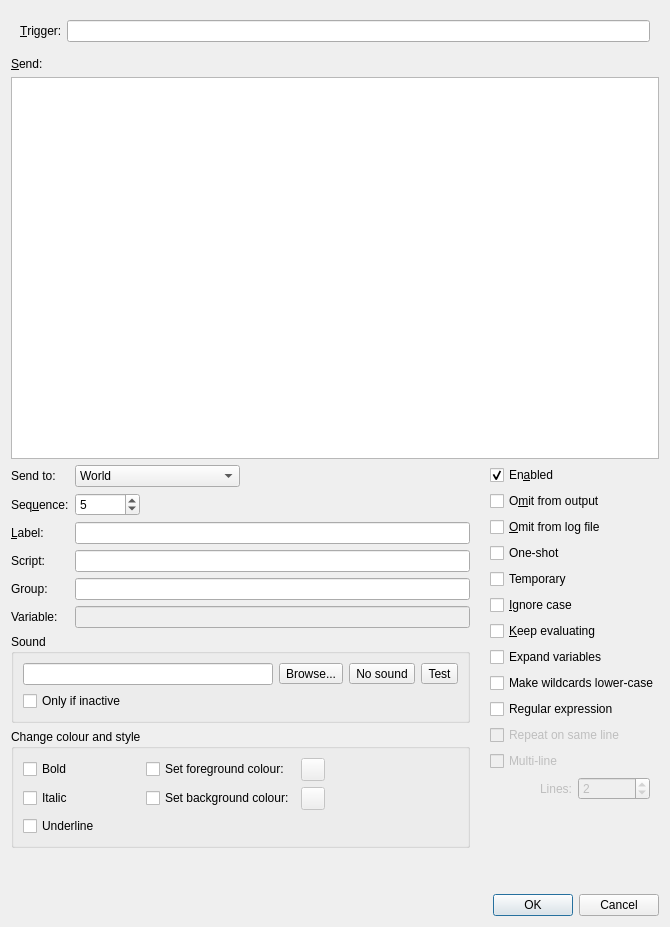
<?xml version="1.0" encoding="UTF-8"?>
<ui version="4.0">
 <class>TriggerEdit</class>
 <widget class="QDialog" name="TriggerEdit">
  <property name="geometry">
   <rect>
    <x>0</x>
    <y>0</y>
    <width>670</width>
    <height>927</height>
   </rect>
  </property>
  <property name="minimumSize">
   <size>
    <width>670</width>
    <height>0</height>
   </size>
  </property>
  <property name="windowTitle">
   <string>Edit Trigger</string>
  </property>
  <layout class="QVBoxLayout" name="verticalLayout">
   <item>
    <widget class="QWidget" name="reactions_pattern" native="true">
     <layout class="QHBoxLayout" name="_3">
      <item>
       <widget class="QLabel" name="Pattern_label">
        <property name="text">
         <string>&amp;Trigger:</string>
        </property>
        <property name="buddy">
         <cstring>Pattern</cstring>
        </property>
       </widget>
      </item>
      <item>
       <widget class="QLineEdit" name="Pattern"/>
      </item>
     </layout>
    </widget>
   </item>
   <item>
    <widget class="QLabel" name="Text_label">
     <property name="text">
      <string>&amp;Send:</string>
     </property>
     <property name="buddy">
      <cstring>Text</cstring>
     </property>
    </widget>
   </item>
   <item>
    <widget class="QPlainTextEdit" name="Text"/>
   </item>
   <item>
    <layout class="QHBoxLayout" name="_main">
     <property name="spacing">
      <number>20</number>
     </property>
     <item>
      <layout class="QVBoxLayout" name="_options">
       <property name="spacing">
        <number>6</number>
       </property>
       <item>
        <layout class="QFormLayout" name="_send">
         <item row="0" column="0">
          <widget class="QLabel" name="SendTo_label">
           <property name="text">
            <string>Send to:</string>
           </property>
           <property name="buddy">
            <cstring>SendTo</cstring>
           </property>
          </widget>
         </item>
         <item row="0" column="1">
          <widget class="QComboBox" name="SendTo">
           <property name="sizePolicy">
            <sizepolicy hsizetype="Fixed" vsizetype="Fixed">
             <horstretch>0</horstretch>
             <verstretch>0</verstretch>
            </sizepolicy>
           </property>
           <item>
            <property name="text">
             <string>World</string>
            </property>
           </item>
           <item>
            <property name="text">
             <string>Command</string>
            </property>
           </item>
           <item>
            <property name="text">
             <string>Output</string>
            </property>
           </item>
           <item>
            <property name="text">
             <string>Status</string>
            </property>
           </item>
           <item>
            <property name="text">
             <string>Notepad (new)</string>
            </property>
           </item>
           <item>
            <property name="text">
             <string>Notepad (append)</string>
            </property>
           </item>
           <item>
            <property name="text">
             <string>Log file</string>
            </property>
           </item>
           <item>
            <property name="text">
             <string>Notepad (replace)</string>
            </property>
           </item>
           <item>
            <property name="text">
             <string>World (speedwalk delay)</string>
            </property>
           </item>
           <item>
            <property name="text">
             <string>Variable</string>
            </property>
           </item>
           <item>
            <property name="text">
             <string>Execute</string>
            </property>
           </item>
           <item>
            <property name="text">
             <string>Speedwalk</string>
            </property>
           </item>
           <item>
            <property name="text">
             <string>Script</string>
            </property>
           </item>
           <item>
            <property name="text">
             <string>World (immediate)</string>
            </property>
           </item>
           <item>
            <property name="text">
             <string>Script (after omit)</string>
            </property>
           </item>
          </widget>
         </item>
         <item row="1" column="0">
          <widget class="QLabel" name="Sequence_label">
           <property name="text">
            <string>Seq&amp;uence:</string>
           </property>
           <property name="buddy">
            <cstring>Sequence</cstring>
           </property>
          </widget>
         </item>
         <item row="1" column="1">
          <widget class="QSpinBox" name="Sequence">
           <property name="sizePolicy">
            <sizepolicy hsizetype="Fixed" vsizetype="Fixed">
             <horstretch>0</horstretch>
             <verstretch>0</verstretch>
            </sizepolicy>
           </property>
           <property name="minimum">
            <number>-30000</number>
           </property>
           <property name="maximum">
            <number>30000</number>
           </property>
           <property name="value">
            <number>5</number>
           </property>
          </widget>
         </item>
         <item row="3" column="0">
          <widget class="QLabel" name="Script_label">
           <property name="text">
            <string>Script:</string>
           </property>
           <property name="buddy">
            <cstring>Script</cstring>
           </property>
          </widget>
         </item>
         <item row="3" column="1">
          <widget class="QLineEdit" name="Script"/>
         </item>
         <item row="4" column="0">
          <widget class="QLabel" name="Group_label">
           <property name="text">
            <string>Group:</string>
           </property>
           <property name="buddy">
            <cstring>Group</cstring>
           </property>
          </widget>
         </item>
         <item row="4" column="1">
          <widget class="QLineEdit" name="Group"/>
         </item>
         <item row="5" column="0">
          <widget class="QLabel" name="Variable_label">
           <property name="visible">
            <bool>false</bool>
           </property>
           <property name="text">
            <string>Variable:</string>
           </property>
           <property name="buddy">
            <cstring>Variable</cstring>
           </property>
          </widget>
         </item>
         <item row="5" column="1">
          <widget class="QLineEdit" name="Variable">
           <property name="enabled">
            <bool>false</bool>
           </property>
          </widget>
         </item>
         <item row="2" column="1">
          <widget class="QLineEdit" name="Label"/>
         </item>
         <item row="2" column="0">
          <widget class="QLabel" name="Label_label">
           <property name="text">
            <string>&amp;Label:</string>
           </property>
           <property name="buddy">
            <cstring>Label</cstring>
           </property>
          </widget>
         </item>
        </layout>
       </item>
       <item>
        <widget class="QGroupBox" name="triggers_sound">
         <property name="sizePolicy">
          <sizepolicy hsizetype="Expanding" vsizetype="Preferred">
           <horstretch>0</horstretch>
           <verstretch>0</verstretch>
          </sizepolicy>
         </property>
         <property name="title">
          <string>Sound</string>
         </property>
         <layout class="QVBoxLayout" name="verticalLayout_5">
          <item>
           <layout class="QHBoxLayout" name="_soundfile">
            <item>
             <widget class="QLineEdit" name="Sound"/>
            </item>
            <item>
             <widget class="QToolButton" name="Sound_browse">
              <property name="text">
               <string>Browse...</string>
              </property>
              <property name="icon">
               <iconset theme="document-open"/>
              </property>
             </widget>
            </item>
            <item>
             <widget class="QToolButton" name="Sound_none">
              <property name="text">
               <string>No sound</string>
              </property>
              <property name="icon">
               <iconset theme="user-trash-symbolic"/>
              </property>
             </widget>
            </item>
            <item>
             <widget class="QToolButton" name="Sound_test">
              <property name="text">
               <string>Test</string>
              </property>
              <property name="icon">
               <iconset theme="audio-volume-high-symbolic"/>
              </property>
             </widget>
            </item>
           </layout>
          </item>
          <item>
           <widget class="QCheckBox" name="SoundIfInactive">
            <property name="text">
             <string>Only if inactive</string>
            </property>
           </widget>
          </item>
         </layout>
        </widget>
       </item>
       <item>
        <widget class="QGroupBox" name="triggers_style">
         <property name="title">
          <string>Change colour and style</string>
         </property>
         <layout class="QGridLayout" name="gridLayout">
          <item row="0" column="3">
           <widget class="ColorPickerButton" name="ForegroundColor">
            <property name="enabled">
             <bool>false</bool>
            </property>
            <property name="baseSize">
             <size>
              <width>20</width>
              <height>20</height>
             </size>
            </property>
           </widget>
          </item>
          <item row="0" column="6">
           <spacer name="horizontalSpacer_2">
            <property name="orientation">
             <enum>Qt::Orientation::Horizontal</enum>
            </property>
            <property name="sizeHint" stdset="0">
             <size>
              <width>40</width>
              <height>20</height>
             </size>
            </property>
           </spacer>
          </item>
          <item row="2" column="2">
           <widget class="QCheckBox" name="ChangeBackground">
            <property name="text">
             <string>Set background colour:</string>
            </property>
           </widget>
          </item>
          <item row="2" column="3">
           <widget class="ColorPickerButton" name="BackgroundColor">
            <property name="enabled">
             <bool>false</bool>
            </property>
            <property name="baseSize">
             <size>
              <width>20</width>
              <height>20</height>
             </size>
            </property>
           </widget>
          </item>
          <item row="2" column="0">
           <widget class="QCheckBox" name="MakeItalic">
            <property name="text">
             <string>Italic</string>
            </property>
           </widget>
          </item>
          <item row="4" column="0">
           <widget class="QCheckBox" name="MakeUnderline">
            <property name="text">
             <string>Underline</string>
            </property>
           </widget>
          </item>
          <item row="0" column="2">
           <widget class="QCheckBox" name="ChangeForeground">
            <property name="text">
             <string>Set foreground colour:</string>
            </property>
           </widget>
          </item>
          <item row="0" column="0">
           <widget class="QCheckBox" name="MakeBold">
            <property name="text">
             <string>Bold</string>
            </property>
           </widget>
          </item>
          <item row="0" column="1">
           <spacer name="horizontalSpacer">
            <property name="orientation">
             <enum>Qt::Orientation::Horizontal</enum>
            </property>
            <property name="sizeType">
             <enum>QSizePolicy::Policy::Fixed</enum>
            </property>
            <property name="sizeHint" stdset="0">
             <size>
              <width>40</width>
              <height>20</height>
             </size>
            </property>
           </spacer>
          </item>
         </layout>
        </widget>
       </item>
       <item>
        <spacer name="verticalSpacer">
         <property name="orientation">
          <enum>Qt::Orientation::Vertical</enum>
         </property>
         <property name="sizeHint" stdset="0">
          <size>
           <width>20</width>
           <height>40</height>
          </size>
         </property>
        </spacer>
       </item>
      </layout>
     </item>
     <item>
      <layout class="QVBoxLayout" name="_checkboxes">
       <property name="spacing">
        <number>6</number>
       </property>
       <item>
        <widget class="QCheckBox" name="Enabled">
         <property name="text">
          <string>En&amp;abled</string>
         </property>
         <property name="checked">
          <bool>true</bool>
         </property>
        </widget>
       </item>
       <item>
        <widget class="QCheckBox" name="OmitFromOutput">
         <property name="text">
          <string>O&amp;mit from output</string>
         </property>
        </widget>
       </item>
       <item>
        <widget class="QCheckBox" name="OmitFromLog">
         <property name="text">
          <string>&amp;Omit from log file</string>
         </property>
        </widget>
       </item>
       <item>
        <widget class="QCheckBox" name="OneShot">
         <property name="text">
          <string>One-shot</string>
         </property>
        </widget>
       </item>
       <item>
        <widget class="QCheckBox" name="Temporary">
         <property name="text">
          <string>Temporary</string>
         </property>
        </widget>
       </item>
       <item>
        <widget class="QCheckBox" name="IgnoreCase">
         <property name="text">
          <string>&amp;Ignore case</string>
         </property>
        </widget>
       </item>
       <item>
        <widget class="QCheckBox" name="KeepEvaluating">
         <property name="text">
          <string>&amp;Keep evaluating</string>
         </property>
        </widget>
       </item>
       <item>
        <widget class="QCheckBox" name="ExpandVariables">
         <property name="text">
          <string>Expand variables</string>
         </property>
        </widget>
       </item>
       <item>
        <widget class="QCheckBox" name="LowercaseWildcard">
         <property name="text">
          <string>Make wildcards lower-case</string>
         </property>
        </widget>
       </item>
       <item>
        <widget class="QCheckBox" name="IsRegex">
         <property name="text">
          <string>Regular expression</string>
         </property>
        </widget>
       </item>
       <item>
        <widget class="QCheckBox" name="Repeats">
         <property name="enabled">
          <bool>false</bool>
         </property>
         <property name="text">
          <string>Repeat on same line</string>
         </property>
        </widget>
       </item>
       <item>
        <widget class="QCheckBox" name="MultiLine">
         <property name="enabled">
          <bool>false</bool>
         </property>
         <property name="text">
          <string>Multi-line</string>
         </property>
        </widget>
       </item>
       <item>
        <widget class="QWidget" name="triggers_multi_line" native="true">
         <property name="enabled">
          <bool>false</bool>
         </property>
         <layout class="QHBoxLayout" name="horizontalLayout_6">
          <property name="topMargin">
           <number>0</number>
          </property>
          <item alignment="Qt::AlignmentFlag::AlignRight">
           <widget class="QLabel" name="LinesToMatch_label">
            <property name="enabled">
             <bool>false</bool>
            </property>
            <property name="text">
             <string>Lines:</string>
            </property>
            <property name="buddy">
             <cstring>LinesToMatch</cstring>
            </property>
           </widget>
          </item>
          <item>
           <widget class="QSpinBox" name="LinesToMatch">
            <property name="enabled">
             <bool>false</bool>
            </property>
            <property name="minimum">
             <number>1</number>
            </property>
            <property name="value">
             <number>2</number>
            </property>
           </widget>
          </item>
         </layout>
        </widget>
       </item>
       <item>
        <spacer name="verticalSpacer_2">
         <property name="orientation">
          <enum>Qt::Orientation::Vertical</enum>
         </property>
         <property name="sizeHint" stdset="0">
          <size>
           <width>20</width>
           <height>40</height>
          </size>
         </property>
        </spacer>
       </item>
      </layout>
     </item>
    </layout>
   </item>
   <item>
    <widget class="QDialogButtonBox" name="buttonBox">
     <property name="orientation">
      <enum>Qt::Orientation::Horizontal</enum>
     </property>
     <property name="standardButtons">
      <set>QDialogButtonBox::StandardButton::Cancel|QDialogButtonBox::StandardButton::Ok</set>
     </property>
    </widget>
   </item>
  </layout>
 </widget>
 <customwidgets>
  <customwidget>
   <class>ColorPickerButton</class>
   <extends>QToolButton</extends>
   <header>colorpickerbutton.h</header>
  </customwidget>
 </customwidgets>
 <resources/>
 <connections>
  <connection>
   <sender>buttonBox</sender>
   <signal>accepted()</signal>
   <receiver>TriggerEdit</receiver>
   <slot>accept()</slot>
   <hints>
    <hint type="sourcelabel">
     <x>205</x>
     <y>917</y>
    </hint>
    <hint type="destinationlabel">
     <x>157</x>
     <y>274</y>
    </hint>
   </hints>
  </connection>
  <connection>
   <sender>buttonBox</sender>
   <signal>rejected()</signal>
   <receiver>TriggerEdit</receiver>
   <slot>reject()</slot>
   <hints>
    <hint type="sourcelabel">
     <x>205</x>
     <y>917</y>
    </hint>
    <hint type="destinationlabel">
     <x>286</x>
     <y>274</y>
    </hint>
   </hints>
  </connection>
  <connection>
   <sender>IsRegex</sender>
   <signal>toggled(bool)</signal>
   <receiver>MultiLine</receiver>
   <slot>setEnabled(bool)</slot>
   <hints>
    <hint type="sourcelabel">
     <x>658</x>
     <y>614</y>
    </hint>
    <hint type="destinationlabel">
     <x>658</x>
     <y>828</y>
    </hint>
   </hints>
  </connection>
  <connection>
   <sender>IsRegex</sender>
   <signal>toggled(bool)</signal>
   <receiver>triggers_multi_line</receiver>
   <slot>setEnabled(bool)</slot>
   <hints>
    <hint type="sourcelabel">
     <x>658</x>
     <y>614</y>
    </hint>
    <hint type="destinationlabel">
     <x>658</x>
     <y>873</y>
    </hint>
   </hints>
  </connection>
  <connection>
   <sender>MultiLine</sender>
   <signal>toggled(bool)</signal>
   <receiver>LinesToMatch</receiver>
   <slot>setEnabled(bool)</slot>
   <hints>
    <hint type="sourcelabel">
     <x>658</x>
     <y>828</y>
    </hint>
    <hint type="destinationlabel">
     <x>649</x>
     <y>864</y>
    </hint>
   </hints>
  </connection>
  <connection>
   <sender>MultiLine</sender>
   <signal>toggled(bool)</signal>
   <receiver>LinesToMatch_label</receiver>
   <slot>setEnabled(bool)</slot>
   <hints>
    <hint type="sourcelabel">
     <x>658</x>
     <y>828</y>
    </hint>
    <hint type="destinationlabel">
     <x>549</x>
     <y>864</y>
    </hint>
   </hints>
  </connection>
  <connection>
   <sender>ChangeForeground</sender>
   <signal>toggled(bool)</signal>
   <receiver>ForegroundColor</receiver>
   <slot>setEnabled(bool)</slot>
   <hints>
    <hint type="sourcelabel">
     <x>322</x>
     <y>695</y>
    </hint>
    <hint type="destinationlabel">
     <x>371</x>
     <y>697</y>
    </hint>
   </hints>
  </connection>
  <connection>
   <sender>ChangeBackground</sender>
   <signal>toggled(bool)</signal>
   <receiver>BackgroundColor</receiver>
   <slot>setEnabled(bool)</slot>
   <hints>
    <hint type="sourcelabel">
     <x>322</x>
     <y>731</y>
    </hint>
    <hint type="destinationlabel">
     <x>371</x>
     <y>733</y>
    </hint>
   </hints>
  </connection>
  <connection>
   <sender>Sound_none</sender>
   <signal>clicked()</signal>
   <receiver>Sound</receiver>
   <slot>clear()</slot>
   <hints>
    <hint type="sourcelabel">
     <x>394</x>
     <y>588</y>
    </hint>
    <hint type="destinationlabel">
     <x>326</x>
     <y>589</y>
    </hint>
   </hints>
  </connection>
 </connections>
</ui>
